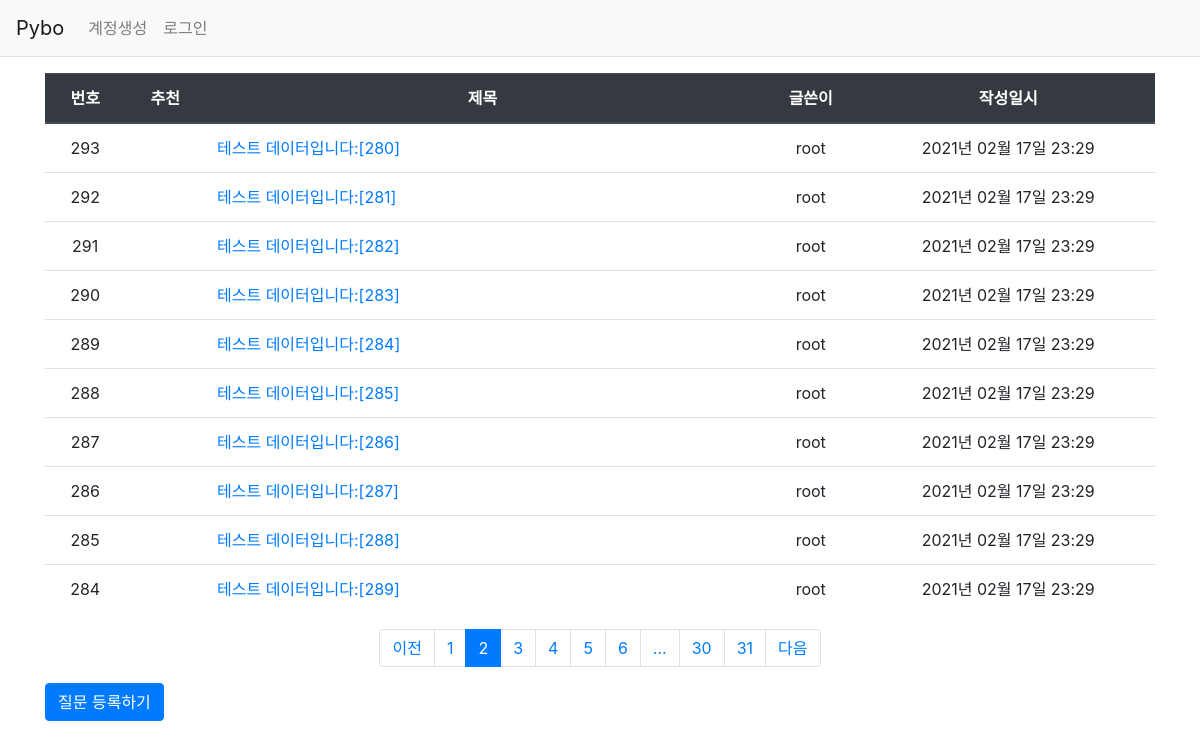
/question/list/?page=2, run on the app's committed database.
### pybo/models.py (models this page shows)
class Question(db.Model):   # 모든 모델의 기본 클래스인 db.Model 상속받음.
    id = db.Column(db.Integer, primary_key=True)
    subject = db.Column(db.String(200), nullable=False)
    content = db.Column(db.Text(), nullable=False)
    create_date = db.Column(db.DateTime(), nullable=False)
    modify_date = db.Column(db.DateTime(), nullable=True)
    voter = db.relationship('User', secondary=question_voter, backref=db.backref('question_voter_set'))
    user_id = db.Column(db.Integer, db.ForeignKey('user.id', ondelete='CASCADE'), nullable=False)
    user = db.relationship('User', backref=db.backref('question_set'))

class User(db.Model):
    id = db.Column(db.Integer, primary_key=True)    # 자동으로 증가하는 user 모델의 기본 키
    username = db.Column(db.String(150), unique=True, nullable=False)
    password = db.Column(db.String(200), nullable=False)
    email = db.Column(db.String(120), unique=True, nullable=False)

### pybo/views/question_views.py (the view)
@bp.route('/list/')
def _list():
    page = request.args.get('page', type=int, default=1)    # 페이징 기능 구현
    question_list = Question.query.order_by(Question.create_date.desc())
    question_list = question_list.paginate(page, per_page=10)
    return render_template('question/question_list.html', question_list=question_list)

### pybo/filter.py (called while the page is built)
def format_datetime(value, fmt='%Y년 %m월 %d일 %H:%M'):
    return value.strftime(fmt)

### pybo/views/auth_views.py (called while the page is built)
@bp.before_app_request
def load_logged_in_user():
    user_id = session.get('user_id')
    if user_id is None:
        g.user = None
    else:
        g.user = User.query.get(user_id)

### pybo/templates/question/question_list.html (shortened to what this page needs)
{% extends 'base.html' %}
{% block content %}
<div class="container my-3">
    <table class="table">
        <thead>
            <tr class="text-center thead-dark">
                <th>번호</th>
                <th>추천</th>
                <th style="width:50%">제목</th>
                <th>글쓴이</th>
                <th>작성일시</th>
            </tr>
        </thead>
        <tbody>
            {% if question_list %}
            {% for question in question_list.items %}
            <tr class="text-center">
                <td>{{ question_list.total - ((question_list.page-1) * question_list.per_page) - loop.index0 }}</td>
                <td>
                </td>
                <td class="text-left">
                    <a href="{{url_for('question.detail', question_id=question.id)}}">
                        {{question.subject}}
                    </a>
                </td>
                <td>{{ question.user.username }}</td>
                <td>{{question.create_date|datetime}}</td>
            </tr>
            {% endfor %}
            {% else %}
            <tr>
                <td colspan="3">질문이 없습니다.</td>
            </tr>
            {% endif %}
        </tbody>
    </table>
    <ul class="pagination justify-content-center">
        {% if question_list.has_prev %}
        <li class="page-item">
            <a class="page-link" href="?page={{ question_list.prev_num }}">이전</a>
        </li>
        {% else %}
        <li class="page-item disabled">
            <a class="page-link" tabindex="-1" aria-disabled="true" href="#">이전</a>
        </li>
        {% endif %}
        {% for page_num in question_list.iter_pages() %}
            {% if page_num %}
                {% if page_num != question_list.page %}
                <li class="page-item">
                    <a class="page-link" href="?page={{ page_num }}">{{ page_num }}</a>
                </li>
                {% else %}
                <li class="page-item active" aria-current="page">
                    <a class="page-link" href="#">{{ page_num }}</a>
                </li>
                {% endif %}
            {% else %}
                <li class="disabled">
                    <a class="page-link" href="#">...</a>
                </li>
            {% endif %}
        {% endfor %}
        {% if question_list.has_next %}
        <li class="page-item">
            <a class="page-link" href="?page={{ question_list.next_num }}">다음</a>
        </li>
        {% else %}
        <li class="page-item disabled">
            <a class="page-link" tabindex="-1" aria-disabled="true" href="#">다음</a>
        </li>
        {% endif %}
    </ul>
    <a href = "{{ url_for('question.create') }}" class="btn btn-primary">질문 등록하기</a>
</div>
{% endblock %}

### data on the page
Question: total "293", subject "테스트 데이터입니다:[280]", user.username "root", create_date "2021년 02월 17일 23:29"
Question: total "292", subject "테스트 데이터입니다:[281]", user.username "root", create_date "2021년 02월 17일 23:29"
Question: total "291", subject "테스트 데이터입니다:[282]", user.username "root", create_date "2021년 02월 17일 23:29"
Question: total "290", subject "테스트 데이터입니다:[283]", user.username "root", create_date "2021년 02월 17일 23:29"
Question: id "289", subject "테스트 데이터입니다:[284]", user.username "root", create_date "2021년 02월 17일 23:29"
Question: total "288", subject "테스트 데이터입니다:[285]", user.username "root", create_date "2021년 02월 17일 23:29"
Question: total "287", subject "테스트 데이터입니다:[286]", user.username "root", create_date "2021년 02월 17일 23:29"
Question: total "286", subject "테스트 데이터입니다:[287]", user.username "root", create_date "2021년 02월 17일 23:29"
Question: total "285", subject "테스트 데이터입니다:[288]", user.username "root", create_date "2021년 02월 17일 23:29"
Question: total "284", subject "테스트 데이터입니다:[289]", user.username "root", create_date "2021년 02월 17일 23:29"

### other printed values
{{ page_num }} "1" "3" "4" "5" "6" "30" "31"
{{ page_num }} "2"
